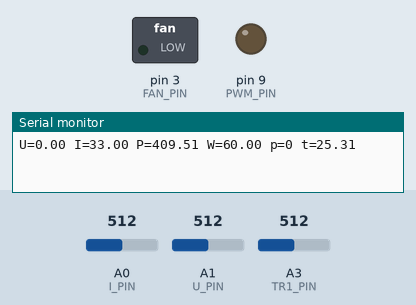
This sketch was run on a simulated Arduino Uno, built with avr-gcc and run on an emulated ATmega328P. Shown: switched loads named in the sketch (green lamp = pin HIGH), output pins drawn as LEDs (lit = HIGH), the last lines printed to the serial monitor. The test bench sets the inputs (shaded band); at power-on: A3 (TR1_PIN) = 512, A0 (I_PIN) = 512, A1 (U_PIN) = 512.

Above: at 1.2 s.
1.3 s: A3 (TR1_PIN) set to 375
2.8 s: A3 (TR1_PIN) set to 346
At 3.7 s:
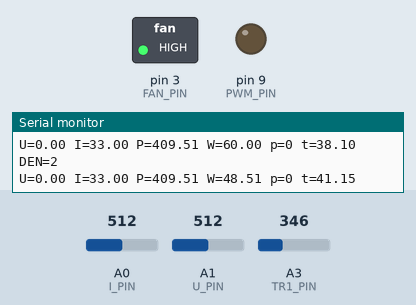
4.3 s: A3 (TR1_PIN) set to 511
At 5.3 s:
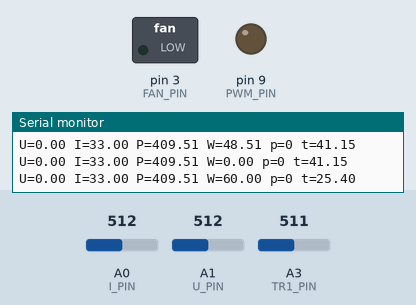
5.8 s: A0 (I_PIN) set to 50
At 6.4 s:
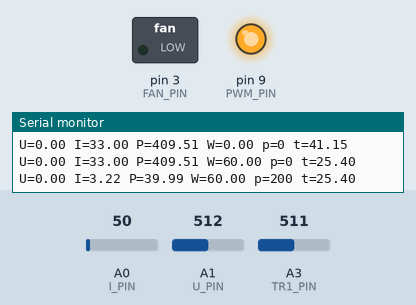
7.5 s: A0 (I_PIN) set to 265
At 8.0 s:
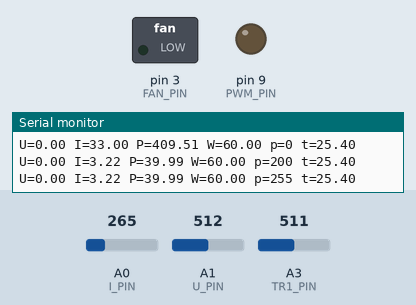
Timing chart, 0 to 10.0 s (numbered marks = the images above; inputs shaded):
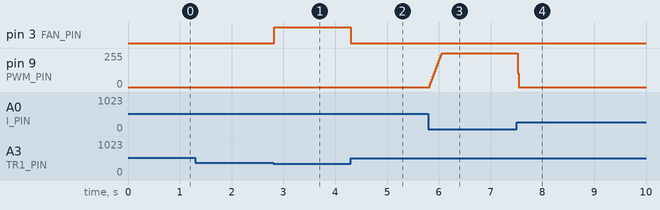

Measured:
- the behaviour switches between 357 and 356 on A3 (TR1_PIN) (found by bisection; images 0 and 1)
- after the input at 2.8 s, pin 3 (FAN_PIN): LOW → HIGH at once
- after the input at 4.3 s, pin 3 (FAN_PIN): HIGH → LOW at once
- after the input at 5.8 s, pin 9 (PWM_PIN): moves from 0/255 to 255/255 over 0.24 s, starting at once
- after the input at 7.5 s, pin 9 (PWM_PIN): 255/255 → 0/255 at once

The sketch:

PeltierRegulatorThermistor.ino
```cpp
// контроллер элемента Пельтье

#include <MsTimer2.h>
#include <avr/wdt.h>

#define TR1_PIN A3
#define TR_NOMINAL 10000
#define koeffR 0.00335 // (1/To)
#define TR_B 3988
#define SERIES_R 10000

#define I_PIN A0
#define U_PIN A1

#define PWM_PIN 9

#define powerU  12.41     // напряжение источника питания
#define koeffU  0.05 // массштабный коэффициент напряжения,
                        // koeffU = 1.1 / R1 * (R1 + R2) / 1024 = 1.067/820*(820 + 12000)/1024 =0.01629 В/ед. АЦП 0.0152677
#define koeffI  0.06445 // массштабный коэффициент тока
                        // koeffI =  1,067(3.3) / R8 / 1024 = 0.02084 А/ед. АЦП

#define MEASURE_PERIOD 10  // время периода измерения (* 2 мс)

#define DEAD_TIME 8     // мертвое время ШИМ (* 62,5 нс)
#define MAX_PWM 255

#define koeffRegPwrInt 1 // интегральный коэффициент регулятора мощности

#define koeffRegTmpInt 1 // интегральный коэффициент регулятора температуры
//#define koeffRegTmpInt 0.002 // интегральный коэффициент регулятора температуры
#define koeffRegTmpPr 0.5 // пропорциональный коэффициент регулятора температуры
#define koeffRegTmpDif 50 // дифференцирующий коэффициент регулятора температуры

#define MAX_POWER 60.   // максимальная выходная мощность контроллера

float measureTemp;
int sumR;
float averageR;

float measureU; // измеренное напряжение на нагрузке, В
float measureI; // измеренный ток потребления регулятора, А
float measureP; // измеренная мощность на нагрузке, Вт

unsigned int  pwm;

byte  interruptCount=0; // счетчик циклов прерываний
unsigned int  sumU, sumI; // переменные для суммирования кодов АЦП
unsigned int  averageU, averageI; // средние значения кодов АЦП
boolean flagReady;  // признак готовности данных измерения
byte  cycle20mcCount; // счетчик циклов 20 мс
byte  cycle1secCount; // счетчик циклов 1 сек
boolean denFlag;

float setPower; // заданная мощность
float regPwrInt=0; // интегральное звено регулятора мощности

float maxSetPower=MAX_POWER; // максимальная заданная мощность
float regTmpInt=0; // интегральное звено регулятора температуры
float regTmpPr; // пропорциональное звено регулятора температуры
float regTmpDif; // дифференциальное звено регулятора температуры
float regTmpErr; // ошибка рассогласования температуры
float regTmpErrPrev; // предыдущая ошибка рассогласования температуры

float setTempEngine; // заданная температура в камере

int FAN_PIN = 3;
int FAN_PWM = 255;

void setup() {
 // установка ШИМ 8 разрядов, 62,5 кГц
  TCCR1A = TCCR1A & 0xe0 | 1;
  TCCR1B = TCCR1B & 0xe0 | 0x09;

  Serial.begin(19200);  // инициализируем последовательный порт, скорость 19200
  //analogReference(INTERNAL); // опорное напряжение 1,1 В
  analogReference(EXTERNAL);
  MsTimer2::set(2, timerInterupt); // прерывания по таймеру с периодом 2 мс
  MsTimer2::start();              // разрешение прерывания
  wdt_enable(WDTO_15MS); // разрешение работы сторожевого таймера, тайм-аут 15 мс
  setTempEngine= 40.;  // временно заданная температура
  //setPower = 15;

  pinMode(FAN_PIN, OUTPUT);
}

void loop()
{
  if (flagReady == true)
  {
    flagReady= false;

    measureTemp = getTemp(averageR);

    if(setTempEngine - measureTemp < 1 && denFlag == false)
    {
      Serial.print("DEN=");
      Serial.print(cycle1secCount);
      Serial.println(" ");

      denFlag = true;
      cycle1secCount = 0;
    }

    if(measureTemp > setTempEngine)
    {
      analogWrite(FAN_PIN, FAN_PWM);
    }
    else
    {
      analogWrite(FAN_PIN, 0);
    }

    regTmpErr= setTempEngine - measureTemp;  // вычисление ошибки рассогласования

    regTmpInt= regTmpInt + regTmpErr * koeffRegTmpInt; // интегральная часть
    if (regTmpInt > maxSetPower)
    {
      regTmpInt = maxSetPower; // ограничение сверху
    }
    else if (regTmpInt < 0 )
    {
      regTmpInt = 0;                    // ограничение снизу
    }

    setPower= regTmpInt;

    measureU = powerU - (float)(averageU / MEASURE_PERIOD) * koeffU;
    if (measureU < 0)
    {
      measureU=0;
    }

    measureI = (float)(averageI / MEASURE_PERIOD) * koeffI;

    measureP = powerU * measureI;

    if ( setPower >= 0)
    {
      regPwrInt = regPwrInt + (setPower - measureP) * koeffRegPwrInt;
      if (regPwrInt < 0)
      {
        regPwrInt=0;
      }
      else if (regPwrInt > MAX_PWM)
      {
        regPwrInt=MAX_PWM;
      }

      pwm = (unsigned int)regPwrInt;  // перевод в ШИМ
      if (pwm < DEAD_TIME)
      {
        pwm=0;
      }
      else if (pwm > (MAX_PWM - DEAD_TIME))
      {
        pwm = MAX_PWM;
      }
    }
    else
    {
      // выключение
      regPwrInt = 0;
      pwm = 0;
    }

    analogWrite(PWM_PIN, pwm); // ШИМ

    cycle20mcCount++;
    if (cycle20mcCount >= 50)
    {
      cycle20mcCount = 0;
      cycle1secCount++;

      Serial.print("U="); Serial.print(measureU, 2);  // напряжение
      Serial.print(" I="); Serial.print(measureI, 2);  // ток
      Serial.print(" P="); Serial.print(measureP, 2);  // мощность
      Serial.print(" W="); Serial.print(setPower, 2);  // заданная мощность
      Serial.print(" p="); Serial.print(pwm);  // ШИМ
      //Serial.print(" t="); Serial.print(measureTempRad, 2);  // температура радиатора
      Serial.print(" t="); Serial.print(measureTemp, 2);  // температура в термоблоке
      Serial.println(" ");
    }
  }
}

//------------------------------ обработка прерывания по таймеру 2 мс
void  timerInterupt() {
  wdt_reset();  // сброс сторожевого таймера
  interruptCount++; // счетчик циклов прерываний

  sumI += analogRead(I_PIN);  // суммирование выборок АЦП
  sumU += analogRead(U_PIN);  // суммирование выборок АЦП
  sumR += analogRead(TR1_PIN);  // суммирование выборок АЦП
  // проверка числа выборок усреднения
  if ( interruptCount >= MEASURE_PERIOD ) {
    interruptCount= 0;
    averageU = sumU; // перегрузка среднего значения
    averageI = sumI; // перегрузка среднего значения
    averageR = sumR;
    sumU = 0;
    sumI = 0;
    sumR = 0;
    flagReady= true;  // признак результат измерений готов
  }
}

float getTemp(float average)
{
  average /= MEASURE_PERIOD;

  // конвертируем значение в сопротивление

  average = 1023 / average - 1;

  average = SERIES_R / average;

  float steinhart;

  steinhart = average / TR_NOMINAL; // (R/Ro)

  steinhart = log(steinhart); // ln(R/Ro)

  steinhart /= TR_B; // 1/B * ln(R/Ro)

  steinhart += koeffR; // + (1/To)

  steinhart = 1.0 / steinhart; // инвертируем

  steinhart -= 273.15; // конвертируем в градусы по Цельсию

  return steinhart;
}
```
